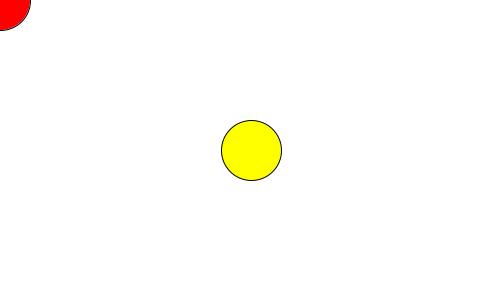
Frame 1 (no input)
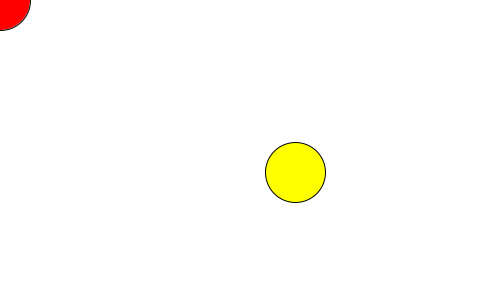
Frame 60 (the mouse pressed at the canvas centre just before this capture)
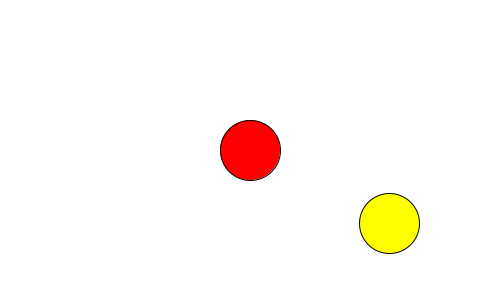
Frame 120 (the mouse held since frame 60 and released just before this capture)

The Processing sketch that drew these frames (run headless with seeded random() and noise(); from frame 60 on, the mouse is pressed at the canvas centre):

// Processing sketch: week14_6_airhocky_part6_keep_center_distance_60
// ── week14_6_airhocky_part6_keep_center_distance_60.pde
// week14_6_airhocky_part6_keep_center_distance_60
// 修改自 week14_5_airhocky_part5_friction
// 把手的速度,也考慮進去
void setup(){
  size(500,300);
}
float x = 250, y = 150, vx = 1, vy = 0.5;
void draw(){
  background(255);
  float x2 = x+vx, y2 = y+vy;
  if(x2<30 || x2>470) vx = -vx;
  if(y2<30 || y2>270) vy = -vy;
  x += vx;
  y += vy;
  vx *= 0.99; // friction 摩擦力,讓速度變慢
  vy *= 0.99;
  fill(#ffff00); ellipse(x, y, 60, 60);
  fill(#ff0000); ellipse(mouseX, mouseY, 60,60);
  if(dist(x,y,mouseX,mouseY)<60) {
    line(x,y, mouseX, mouseY); // 輔助線
    float dx = x - mouseX; // 推的方向
    float dy = y - mouseY; // 推的方向(法向量N)
    PVector N = new PVector(dx,dy).normalize(); // 單位法向量 Normal
    float nx = N.x, ny = N.y; 
    PVector v = new PVector(vx,vy);
    PVector mm = new PVector(mouseX-pmouseX, mouseY-pmouseY); // mouse移動的速度
    float dot = PVector.dot(N,v);
    float dot2 = PVector.dot(N,mm); // 不太確定 dot2 的量是不是對的
    vx += -nx*dot*2 + nx*dot2/5; // 利用內積,算出速度向量的改變量
    vy += -ny*dot*2 + nx*dot2/5; // 不太確定 dot2 的量是不是對的
    x = mouseX + nx*60; // 讓球再往外推一點, 不要有重疊
    y = mouseY + ny*60;  }
}
